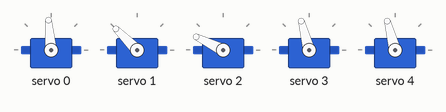
Simulated run of this sketch. Board: Arduino Uno, built with avr-gcc and run on an emulated ATmega328P. Shown: 5 × servo.

Above: at 12.45 s.
Timing chart, 0 to 40.0 s (numbered marks = the images above):
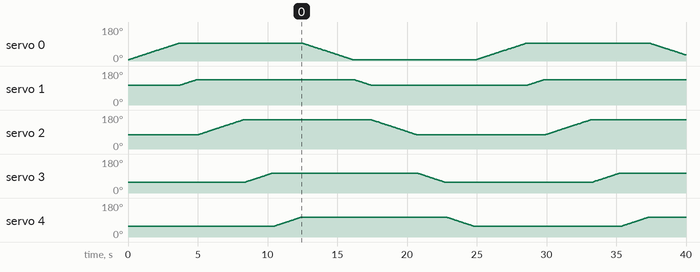

The sketch:

RobotArm.ino
```cpp
#include <Wire.h>
#include <Adafruit_PWMServoDriver.h>

// Create servo driver object
Adafruit_PWMServoDriver servoShield = Adafruit_PWMServoDriver();

// Servo channel assignments
const int servo1Channel = 0;
const int servo2Channel = 1;
const int servo3Channel = 2;
const int servo4Channel = 3;
const int servo5Channel = 4;

// Servo minimum and maximum pulse length in microseconds
const int servoMin = 150;
const int servoMax = 600;

void setup() {
  // Start the shield with the default I2C address (0x40)
  servoShield.begin();
  // Set PWM frequency to 60 Hz
  servoShield.setPWMFreq(60);

  // Start serial communication at 9600 bps
  Serial.begin(9600);
}


// Function prototypes
void moveServo(int servoChannel, int startPos, int endPos, int step, int delayTime);

void loop() {
  // Move each servo with custom settings
  moveServo(servo1Channel, 0, 90, 1, 40);
  moveServo(servo2Channel, 100, 130, 1, 40);
  moveServo(servo3Channel, 70, 150, 1, 40);
  moveServo(servo4Channel, 50, 100, 1, 40);
  moveServo(servo5Channel, 50, 100, 1, 40);

  // Add a delay between forward and backward movements
  delay(10);

  moveServo(servo1Channel, 90, 0, -1, 40);
  moveServo(servo2Channel, 130, 100, -1, 40);
  moveServo(servo3Channel, 150, 70, -1, 40);
  moveServo(servo4Channel, 100, 50, -1, 40);
  moveServo(servo5Channel, 100, 50, -1, 40);
}

// Function to move a servo with custom settings
void moveServo(int servoChannel, int startPos, int endPos, int step, int delayTime) {
  for (int pos = startPos; (step > 0) ? pos <= endPos : pos >= endPos; pos += step) {
    setServoPosition(servoChannel, pos);
    delay(delayTime);
  }
}


void setServoPosition(int channel, int angle) {
  int pulse = map(angle, 0, 180, servoMin, servoMax);
  servoShield.setPWM(channel, 0, pulse);
}

void printServoValues(int pos1, int pos2, int pos3, int pos4, int pos5) {
  Serial.print("Servo1: ");
  Serial.print(pos1);
  Serial.print(" | Servo2: ");
  Serial.print(pos2);
  Serial.print(" | Servo3: ");
  Serial.print(pos3);
  Serial.print(" | Servo4: ");
  Serial.print(pos4);
  Serial.print(" | Servo5: ");
  Serial.println(pos5);
}
```
